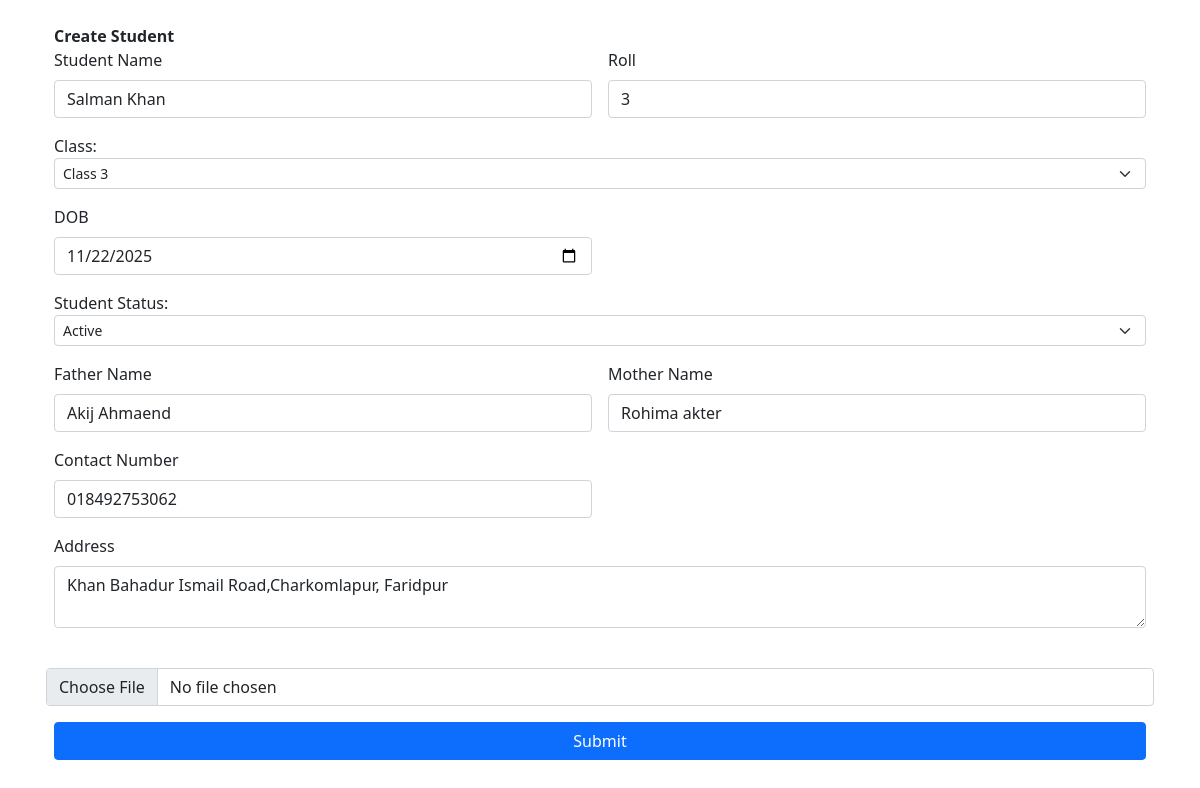
Page /update/4 on the committed database.
### students/models.py (models this page shows, shortened)
class Student_Info(models.Model):
    STATUS=[
        ('active','Active'),
        ('inactive','Inactive'),
    ]
    CLASS_CHOICES = [
    ("1", "Class 1"),
    ("2", "Class 2"),
    ("3", "Class 3"),
    ("4", "Class 4"),
    ("5", "Class 5"),
    ("6", "Class 6"),
    ("7", "Class 7"),
    ("8", "Class 8"),
    ("9", "Class 9"),
    ("10", "Class 10"),]
    name = models.CharField(max_length=100)
    roll = models.IntegerField()
    student_class=models.CharField(max_length=2, choices=CLASS_CHOICES)
    dob = models.DateTimeField(null=False,blank=False)
    status=models.CharField(max_length=10,choices=STATUS, default='active')
    father_name = models.CharField(max_length=100)
    mother_name = models.CharField(max_length=100)
    phone=models.CharField(max_length=100)
    adress=models.TextField(max_length=100)
    photo = models.ImageField(upload_to=student_photo_path,blank=True,null=True)
    class Meta:
        constraints = [
            models.UniqueConstraint(
                fields=['student_class', 'roll'],
                name='unique_roll_per_class'
            )
        ]

### students/views.py (the view, shortened to what this page needs)
# urls.py: path('update/<int:id>',update_student,name='update'),
def update_student(request, id):
    student = get_object_or_404(Student_Info, id=id)
    return render(request, 'create_student.html', {'student': student})

### students/templates/create_student.html (shortened to what this page needs)
{% extends "base.html" %}
{% block content %}
<div class="container mt-4">
    <strong>Create Student</strong>
    <form method="post" enctype="multipart/form-data" class="row g-3">
        <div class="col-md-6">
            <label for="name" class="form-label">Student Name</label>
            <input type="text" class="form-control" id="name" name="name" value="{{ student.name | default:'' }}">
        </div>
        <div class="col-md-6">
            <label for="roll" class="form-label">Roll</label>
            <input type="number" class="form-control" id="roll" name="roll" value="{{ student.roll | default:'' }}">
        </div>
        <label for="student_class">Class:
            <select class="form-select form-select-sm" id="student_class" aria-label=".form-select-sm example" name="student_class">
                <option value="3" {% if student.student_class == '3' %}selected{% endif %}>Class 3</option>
            </select>
        </label>
        <div class="col-md-6">
            <label for="dob" class="form-label">DOB</label>
            <input type="date" class="form-control" id="dob" name="dob" value="{{ student.dob | date:'Y-m-d' }}">
        </div>
        <label for="student_status">Student Status:
            <select class="form-select form-select-sm" aria-label=".form-select-sm example" name="status" id="student_status">
                <option value="active" {% if student.status == 'active' %}selected{% endif %}>Active</option>
            </select>
        </label>
        <div class="col-md-6">
            <label for="father_name" class="form-label">Father Name</label>
            <input type="text" class="form-control" id="father_name" name="father_name" value="{{ student.father_name | default:'' }}">
        </div>
        <div class="col-md-6">
            <label for="mother_name" class="form-label">Mother Name</label>
            <input type="text" class="form-control" id="mother_name" name="mother_name" value="{{ student.mother_name | default:'' }}">
        </div>
        <div class="col-md-6">
            <label for="phone" class="form-label">Contact Number</label>
            <input type="text" class="form-control" id="phone" name="phone" value="{{ student.phone | default:'' }}">
        </div>
        <div class="col-12">
            <label for="adress" class="form-label">Address</label>
            <textarea class="form-control" id="adress" name="adress">{{ student.adress }}</textarea>
        </div>
        <input class="form-control" type="file" id="photo" name="photo">
        <div class="col-12">
            <button type="submit" class="btn btn-primary w-100">Submit</button>
        </div>
    </form>
</div>
{% endblock content %}

### rows in the picture
Student_Info: name "Salman Khan", roll "3", student_class "Class 3", dob "11/22/2025", status "Active", father_name "Akij Ahmaend", mother_name "Rohima akter", phone "018492753062", adress "Khan Bahadur Ismail Road,Charkomlapur, Faridpur"
